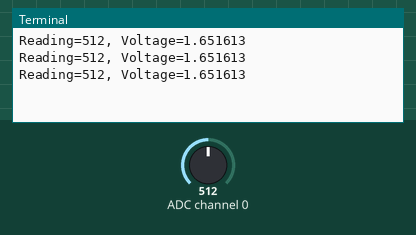
The program below on a simulated Raspberry Pi (BCM pin numbers). On the bench: the last lines printed to the terminal. Inputs (shaded band) come from the test bench; at power-on: ADC channel 0 = 512 (analog values on the 0–1023 scale).

Above: at 1.2 s.
1.3 s: ADC channel 0 set to 716
At 1.9 s:
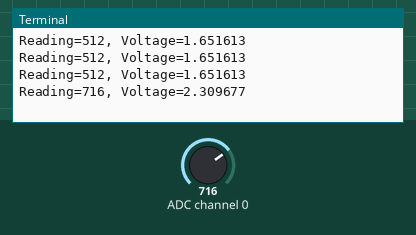
2.8 s: ADC channel 0 set to 900
At 3.4 s:
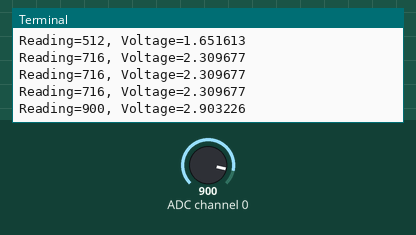
Timing chart, 0 to 5.8 s (numbered marks = the images above; inputs shaded):
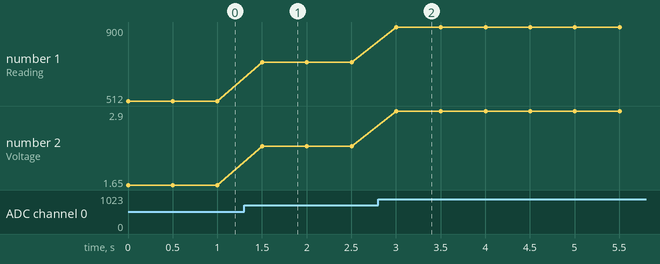

Measured:
- after the input at 1.3 s, the terminal: prints a new line after 0.20 s (image 1)
- after the input at 2.8 s, the terminal: prints a new line after 0.20 s (image 2)
- plotted number 1: 512 → 716 after the input at 1.3 s, 716 → 900 after the input at 2.8 s
- plotted number 2: 1.65 → 2.31 after the input at 1.3 s, 2.31 → 2.9 after the input at 2.8 s

The program:

potentiometer.py
```python
import spidev
import time

spi = spidev.SpiDev()


spi.open(0,0)


spi.max_speed_hz - 100000


def analog_read(channel):

    ret = spi.xfer2([1,(8+channel) << 4,0])
    adc_out = ((ret[1] & 3) << 8) + ret[2]
    return adc_out

try:
    while True:
        reading = analog_read(0)
        voltage = reading * 3.3 /1023
        print("Reading=%d, Voltage=%f"%(reading,voltage))
        time.sleep(0.5)

finally:
    spi.close()
```
